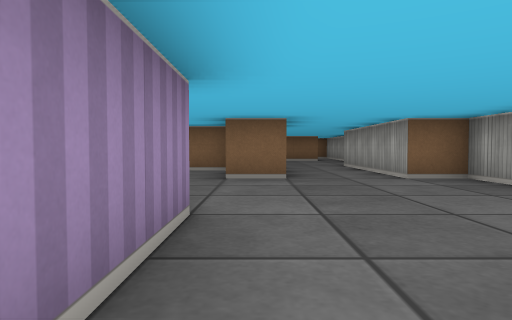
[1] (above)

19 first-person views from a walk through a cub3D ray-caster map. The camera is about half as high as the walls, tilts 2° down and sees 75° across. The floor is counted in squares. Each view is taken from the middle of a square. On the plan, view 1 faces up. The plan holds only what a view shows up to about 9 squares ahead; the rest is blank.

[2]
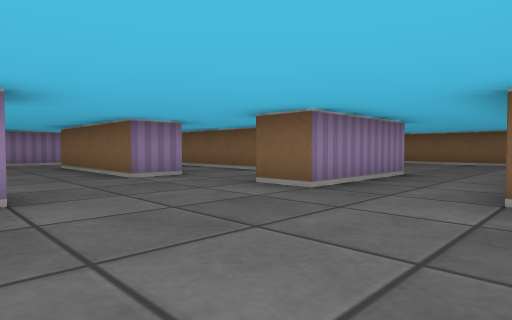

[3]
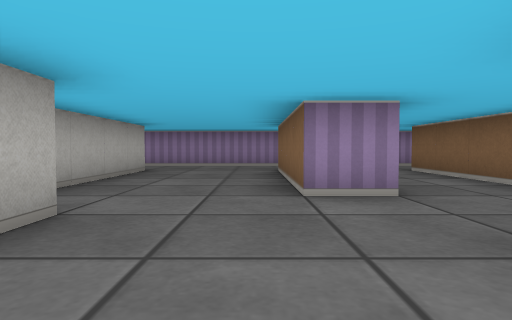

[4]
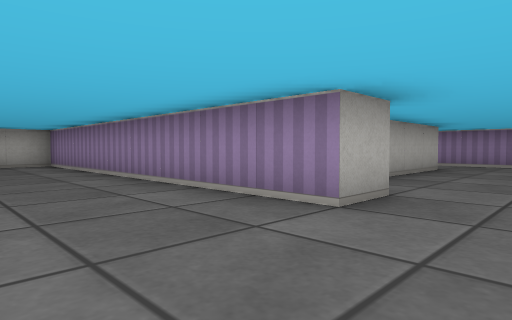

[5]
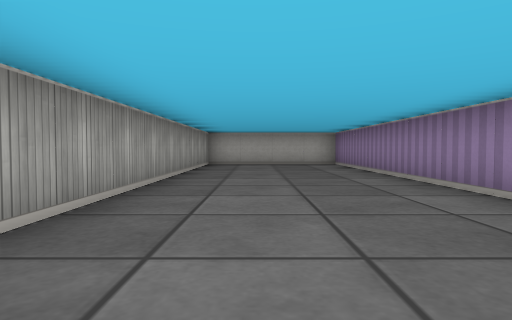

[6]
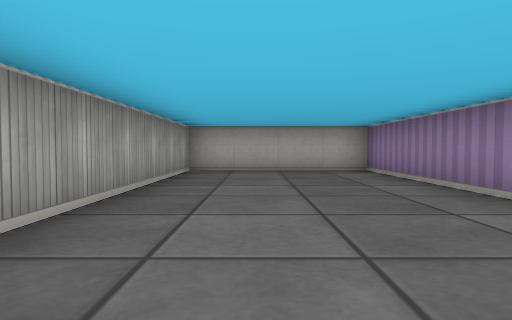

[7]
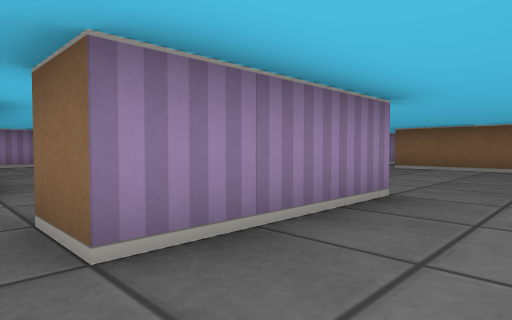

[8]
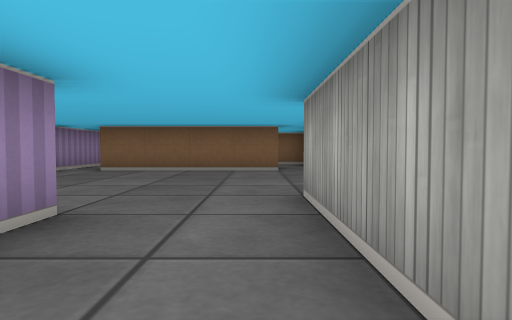

[9]
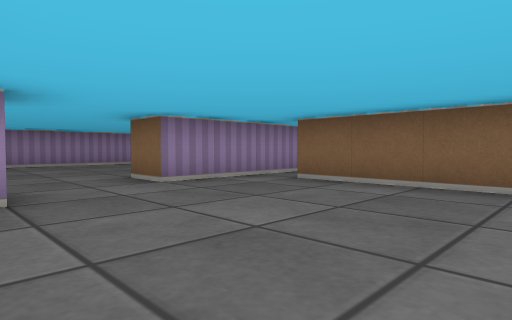

[10]
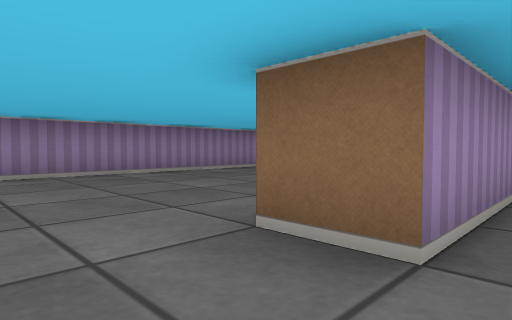

[11]
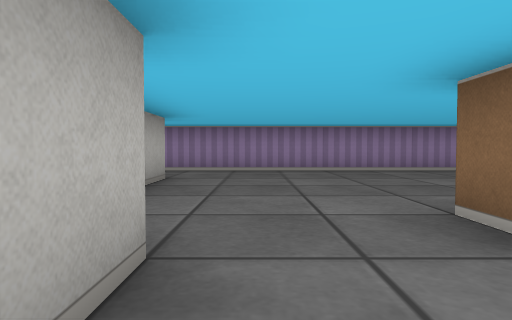

[12]
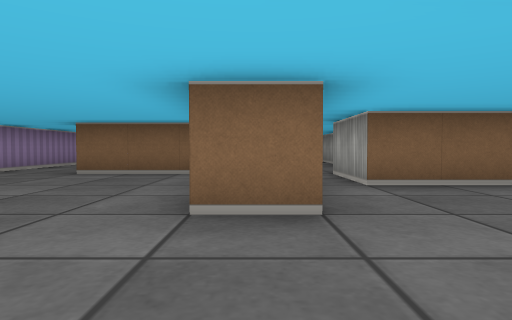

[13]
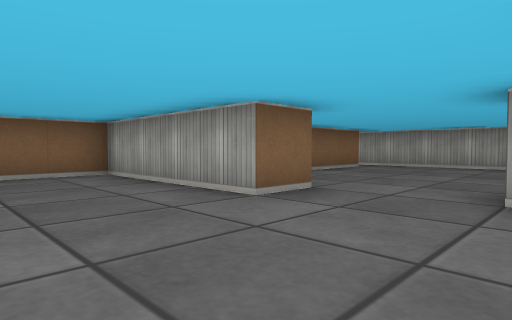

[14]
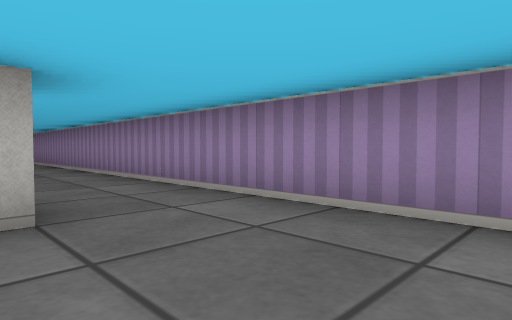

[15]
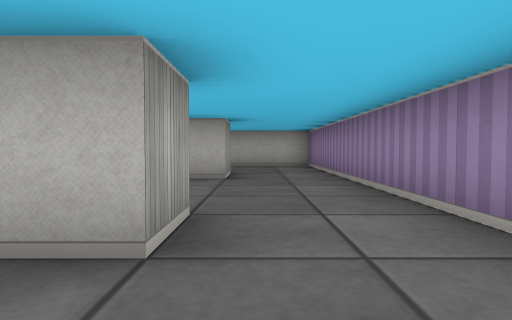

[16]
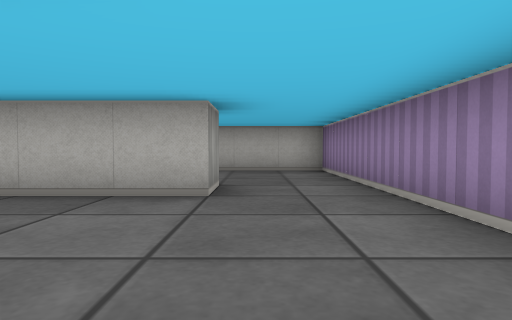

[17]
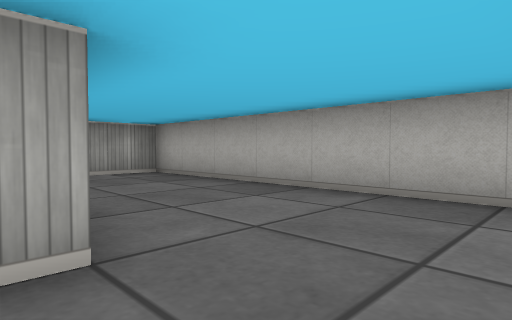

[18]
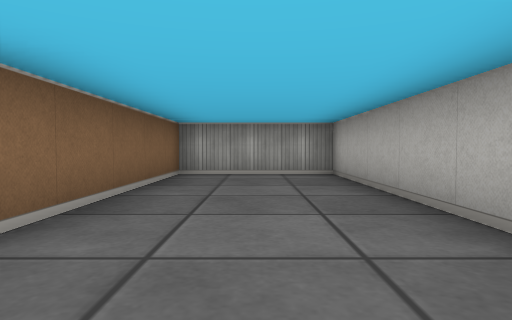

[19]
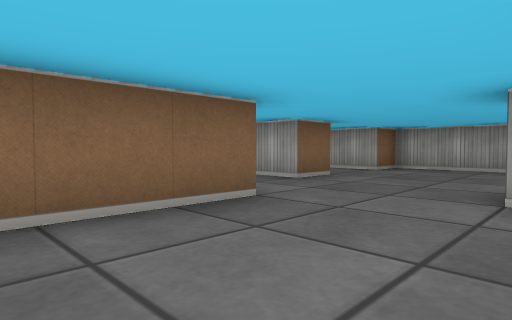

### Floor plan
Ten units are one square. View 1 is at (0, 0); x grows to the right and y downward. Boxes are objects, and circles mark ways between rooms. Rooms are numbered by the first view taken in them; rooms with no view inside come last. Other rooms are left out.
<svg viewBox="-90 -165 130 235">
<path fill="none" stroke="#000" d="M-16 -25 -5 -25 -5 65 35 65 35 -55 25 -55M-25 -56 -25 -45 -65 -45 -65 -55 -58 -55M5 -55 -5 -55 -5 -65M-65 -4 -65 -15 -31 -15M-6 -75 -65 -75M-85 -85 -85 -5M5 -86 5 -55M-25 -95 -16 -95M35 -102 35 -122M26 -135 -15 -135 -15 -155M-25 -151 -25 -115 -35 -115M25 -55 25 -95M-35 -115 -35 -155 -65 -155M-66 -85 -55 -85M-85 -155 -85 -85M-85 -5 -85 25 -15 25 -15 -5 -61 -5"/>
<circle cx="15" cy="-50" r="3" fill="#2a7"/>
<circle cx="-75" cy="-80" r="3" fill="#2a7"/>
<circle cx="-75" cy="-10" r="3" fill="#2a7"/>
<circle cx="-25" cy="-105" r="3" fill="#2a7"/>
<text x="-20" y="-20">1</text>
<text x="0" y="-110">2</text>
<text x="-60" y="-120">3</text>
<text x="-50" y="10">4</text>
</svg>
Room 1 opens to room 2. Room 1 opens to room 3. Room 1 opens to room 4. Room 2 opens to room 3.

Where each view was taken, in squares from view 1:
view 1: 0 up, 0 right, facing up
view 2: 2 up, 3 right, facing up-left
view 3: 4 up, 1 right, facing left
view 4: 4 up, 2 right, facing down-left
view 5: 4 up, 2 right, facing down
view 6: 1 up, 2 right, facing down
view 7: 5 up, 2 right, facing up-left
view 8: 6 up, 2 right, facing up
view 9: 9 up, 2 right, facing up-left
view 10: 10 up, 2 left, facing up-left
view 11: 10 up, 1 left, facing left
view 12: 9 up, 3 left, facing up
view 13: 9 up, 6 left, facing up-right
view 14: 11 up, 6 left, facing down-left
view 15: 7 up, 7 left, facing down
view 16: 5 up, 7 left, facing down
view 17: 1 up, 8 left, facing down-right
view 18: 1 down, 8 left, facing right
view 19: 2 up, 5 left, facing up-right
